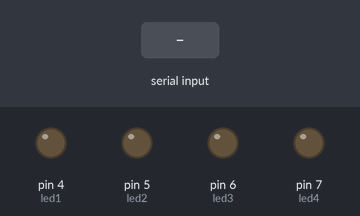
A sketch run on a simulated Arduino Uno, built with avr-gcc and run on an emulated ATmega328P. Shown: output pins drawn as LEDs (lit = HIGH). The test bench sets the inputs (shaded band).

Above: at 1.2 s.
1.3 s: "1000\n" received over Serial
At 2.5 s:
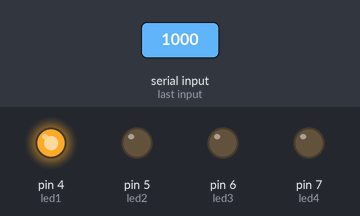
2.8 s: "1100\n" received over Serial
At 3.7 s:
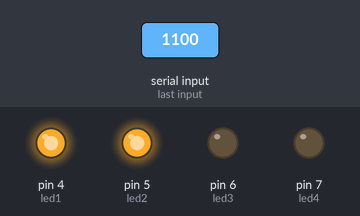
4.3 s: "1010\n" received over Serial
At 4.8 s:
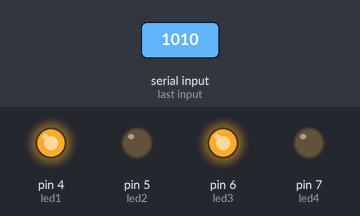
5.8 s: "1001\n" received over Serial
At 7.0 s:
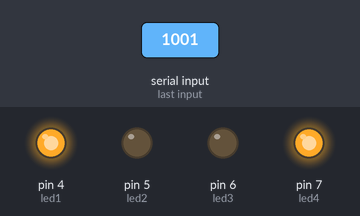
7.3 s: "1011\n" received over Serial
At 8.3 s:
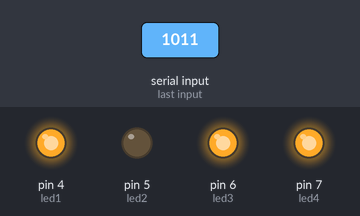
8.8 s: "1101\n" received over Serial
At 9.4 s:
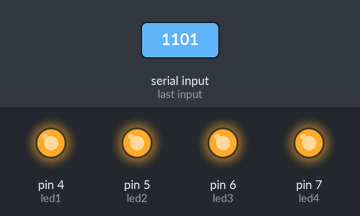
Timing chart, 0 to 11.3 s (numbered marks = the images above; inputs shaded):
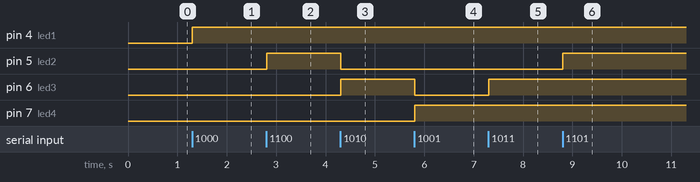

The sketch:

Arduino.ino
```cpp
int led1 = 4;
int led2 = 5;
int led3 = 6;
int led4 = 7;
String valores;
int valor;


void setup() {

  Serial.begin(9600);

  pinMode(led1, OUTPUT   );
  pinMode(led2, OUTPUT   );
  pinMode(led3, OUTPUT   );
  pinMode(led4, OUTPUT   );

}

void loop() {


  if (Serial.available() > 0) { // Si existe una conexion
    valores = Serial.readStringUntil('\n');


  }


  if (valores == "1000" || valores == "1100" || valores == "1010" || valores == "1110"  || valores == "1001" || valores == "1011"  || valores == "1101") digitalWrite(led1, HIGH  );
  else digitalWrite(led1, LOW);

  if (valores == "0100" || valores == "1100" || valores == "0101" || valores == "1101"  || valores == "0111"  || valores == "1110"  || valores == "0110") digitalWrite(led2, HIGH  );
  else digitalWrite(led2, LOW);

  if (valores == "0010" || valores == "1010" || valores == "0011" || valores == "1101"  || valores == "1011" || valores == "0111"   || valores == "0110") digitalWrite(led3, HIGH  );
  else digitalWrite(led3, LOW);

  if (valores == "0001" || valores == "0101" || valores == "0011" || valores == "1101"  || valores == "1001"  || valores == "0111"  || valores == "1011") digitalWrite(led4, HIGH  );
  else digitalWrite(led4, LOW);

  if (valores == "1111") {

    delay(100);
    digitalWrite(led1, HIGH  );
    digitalWrite(led2, HIGH  );
    digitalWrite(led3, HIGH  );
    digitalWrite(led4, HIGH  );

    delay(100);

    digitalWrite(led1, LOW );
    digitalWrite(led2, LOW  );
    digitalWrite(led3, LOW  );
    digitalWrite(led4, LOW  );

  }
}
```

Measured:
- after the input at 1.3 s, pin 4 (led1): LOW → HIGH at once
- after the input at 2.8 s, pin 5 (led2): LOW → HIGH at once
- after the input at 4.3 s, pin 5 (led2): HIGH → LOW at once; pin 6 (led3): LOW → HIGH at once
- after the input at 5.8 s, pin 6 (led3): HIGH → LOW at once; pin 7 (led4): LOW → HIGH at once
- after the input at 7.3 s, pin 6 (led3): LOW → HIGH at once
- after the input at 8.8 s, pin 5 (led2): LOW → HIGH at once
